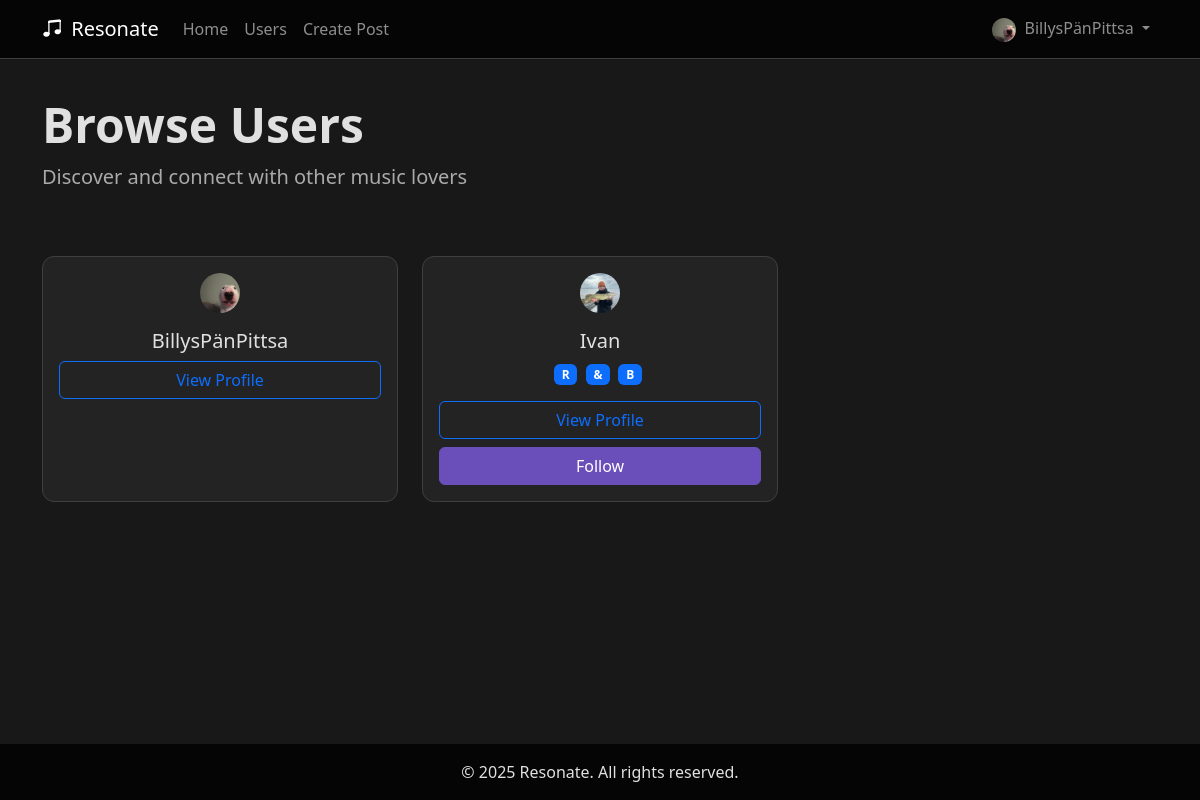
Screenshot of /users (signed in) with the database file from the repository.
### app.py (models this page shows, shortened)
class User(UserMixin, db.Model):
    __tablename__ = 'users'
    userId = db.Column(db.String(36), primary_key=True, default=lambda: str(uuid.uuid4()))
    username = db.Column(db.String(80), nullable=False)
    email = db.Column(db.String(120), unique=True, nullable=False)
    password = db.Column(db.String(128))
    profilePicture = db.Column(db.String, nullable=True, default='default.jpg')
    favoriteGenres = db.Column(db.String, nullable=True)
    createdAt = db.Column(db.DateTime, default=datetime.utcnow)
    spotify_access_token = db.Column(db.String(255), nullable=True)
    spotify_refresh_token = db.Column(db.String(255), nullable=True)
    spotify_user_id = db.Column(db.String(255), nullable=True)
    spotify_token_expiry = db.Column(db.DateTime, nullable=True)
    bio = db.Column(db.Text, nullable=True)
    sotd_title = db.Column(db.String(200), nullable=True)
    sotd_artist = db.Column(db.String(200), nullable=True)
    song_picture = db.Column(db.String(200), nullable=True)
    favorite_songs = db.Column(db.String, nullable=True)
    followed = db.relationship(
        'User',
        secondary=followers,
        primaryjoin=(followers.c.follower_id == userId),
        secondaryjoin=(followers.c.followed_id == userId),
        backref=db.backref('followers', lazy='dynamic'),
        lazy='dynamic'
    )

### app.py (the view)
@app.route('/users')
def users():
    users = User.query.all()
    return render_template('users.html', users=users)

### app.py (called while the page is built)
@login_manager.user_loader
def load_user(user_id):
    return db.session.get(User, user_id)

### templates/users.html (shortened to what this page needs)
{% extends "base.html" %}
{% block content %}
<div class="container mt-5">
    <div class="row">
        <div class="col-md-12 mb-5">
            <h1 class="display-5 fw-bold">Browse Users</h1>
            <p class="lead text-muted">Discover and connect with other music lovers</p>
        </div>
    </div>
    <div class="row">
        {% for user in users %}
        <div class="col-md-4 mb-4">
            <div class="card h-100">
                <div class="card-body text-center">
                    <div class="mb-3" style="display: flex; justify-content: center;">
                        <img src="{{ url_for('static', filename='profile_pics/' + user.profilePicture) }}"
                            class="profile-pic-small"
                            alt="{{ user.username }}'s profile picture">
                    </div>
                    <h5 class="card-title">{{ user.username }}</h5>
                    {% if user.favoriteGenres %}
                    <div class="mb-3">
                        {% for genre in user.favoriteGenres %}
                        <span class="badge bg-primary me-1">{{ genre }}</span>
                        {% endfor %}
                    </div>
                    {% endif %}
                    <div class="d-grid gap-2">
                        <a href="{{ url_for('profile', username=user.username) }}" class="btn btn-outline-primary">View Profile</a>
                        {% if current_user.is_authenticated and user.userId != current_user.userId %}
                            {% if user.isFollowing %}
                            <a href="{{ url_for('unfollow', username=user.username) }}" class="btn btn-outline-secondary">Unfollow</a>
                            {% else %}
                            <a href="{{ url_for('follow', username=user.username) }}" class="btn btn-primary">Follow</a>
                            {% endif %}
                        {% endif %}
                    </div>
                </div>
            </div>
        </div>
        {% endfor %}
    </div>
</div>
{% endblock %}

### templates/base.html (shortened to what this page needs)
<!DOCTYPE html>
<html lang="en">
<head>
    <link href="https://cdn.jsdelivr.net/npm/bootstrap@5.2.3/dist/css/bootstrap.min.css" rel="stylesheet">
    <link rel="stylesheet" href="https://cdn.jsdelivr.net/npm/bootstrap-icons@1.10.3/font/bootstrap-icons.css">
</head>
<body>
    <nav class="navbar navbar-expand-lg navbar-dark bg-primary fixed-top">
        <div class="container">
            <a class="navbar-brand" href="{{ url_for('index') }}">
                <i class="bi bi-music-note-beamed me-1"></i> Resonate
            </a>
            <div class="collapse navbar-collapse" id="navbarNav">
                <ul class="navbar-nav me-auto">
                    <li class="nav-item">
                        <a class="nav-link" href="{{ url_for('index') }}">Home</a>
                    </li>
                    <li class="nav-item">
                        <a class="nav-link" href="{{ url_for('users') }}">Users</a>
                    </li>
                    {% if current_user.is_authenticated %}
                    <li class="nav-item">
                        <a class="nav-link" href="{{ url_for('create_post') }}">Create Post</a>
                    </li>
                    {% endif %}
                </ul>
                <ul class="navbar-nav ms-auto">
                    {% if current_user.is_authenticated %}
                    <li class="nav-item dropdown">
                        <a class="nav-link dropdown-toggle" href="#" role="button" data-bs-toggle="dropdown">
                            <img src="{{ url_for('static', filename='profile_pics/' + current_user.profilePicture) }}"
                                 class="rounded-circle me-1" style="width: 24px; height: 24px; object-fit: cover;">
                            {{ current_user.username }}
                        </a>
                    </li>
                    {% endif %}
                </ul>
            </div>
        </div>
    </nav>
    <main class="py-5">
        {% block content %}{% endblock %}
    </main>
    <footer class="footer text-center">
        <div class="container">
            <p class="mb-0">&copy; 2025 Resonate. All rights reserved.</p>
        </div>
    </footer>
</body>
</html>

### templates/base.html (style rules this page uses)
:root { --bg-primary: #181818; --bg-secondary: #232323; --bg-tertiary: #333333; --accent-primary: #6a4fbb; --accent-secondary: #a45dff; --accent-tertiary: #c4a8d6; --text-primary: #e0e0e0; --text-secondary: #aaaaaa; --text-muted: #888888; --border-color: #3f3f3f; --glow-effect: 0 0 8px rgba(164, 93, 255, 0.7), 0 0 16px rgba(164, 93, 255, 0.4); }
html, body { height: 100%; margin: 0; background-color: var(--bg-primary); color: var(--text-primary); }
body { display: flex; flex-direction: column; }
.profile-pic-small { width: 40px; height: 40px; object-fit: cover; border-radius: 50%; }
main { flex: 1 0 auto; padding-top: 80px; }
.navbar { background-color: #050505 !important; border-bottom: 1px solid var(--border-color); }
.card { background-color: var(--bg-secondary); border: 1px solid var(--border-color); border-radius: 12px; }
.btn-primary { background-color: var(--accent-primary); border-color: var(--accent-primary); }
h1, h2, h3, h4, h5, h6, p { color: var(--text-primary); }
a { color: var(--accent-primary); }
.text-muted { color: var(--text-secondary) !important; }
.footer { flex-shrink: 0; background-color: #050505 !important; color: var(--text-secondary); width: 100%; padding: 1rem 0; }

### rows the page displays
User: profilePicture (picture), username "BillysPänPittsa"
User: profilePicture (picture), username "Ivan", favoriteGenres "R" "&" "B"
